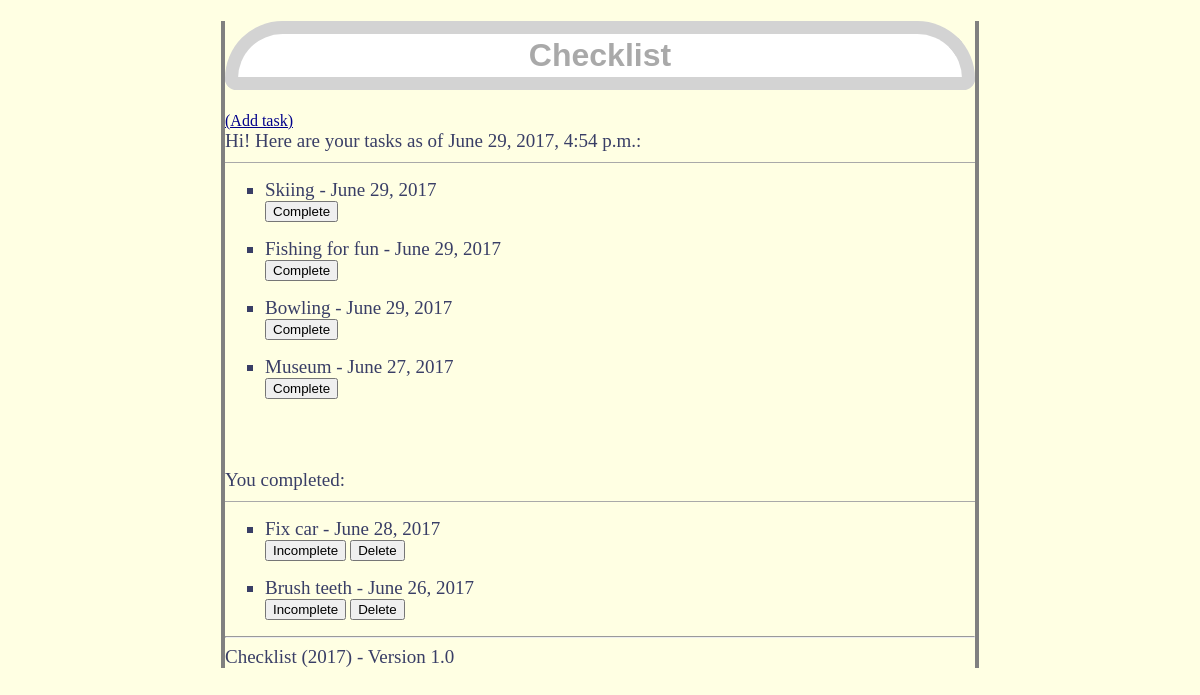
The page / on the database its author committed.
### tasks/models.py (models this page shows, shortened)
class Task(models.Model):
    description = models.CharField(max_length=100)
    date_created = models.DateTimeField()
    is_done = models.BooleanField(default = False)

### checklist/views.py (the view)
# urls.py: url(r'^$', homepage),
def homepage(request):
    now = datetime.datetime.now()
    tasks = sort_tasks_recent(Task.objects.all())
    for task in tasks:
        if ('task'+ str(task.id)) in request.GET:
            q = request.GET['task'+ str(task.id)]
            if (q == 'Complete'):
                task.is_done = True
                task.save()
                return redirect('/', {'current_date': now, 'tasks': tasks})
            elif (q == 'Incomplete'):
                task.is_done = False
                task.save()
                return redirect('/', {'current_date': now, 'tasks': tasks})
            elif (q == 'Delete'):
                task.delete()
                return redirect('/', {'current_date': now, 'tasks': tasks})
    return render(request, 'homepage.html', {'current_date': now, 'tasks': tasks})

### checklist/views.py (called while the page is built)
def sort_tasks_recent(tasks_data):
    task_tuples = [(single_task.date_created, single_task) for single_task in tasks_data]
    sorted_tasks = [item[1] for item in sorted(task_tuples, key=lambda tup: tup[0], reverse=True)]
    return sorted_tasks

### Templates/homepage.html (shortened to what this page needs)
{% extends "base.html" %}
{% block content %}
<a href='/addtask/' style="color: darkblue; font-size: 16px;">(Add task)</a>
<h2>Hi! Here are your tasks as of {{ current_date }}:</h2>
{% for task in tasks %}
{% if not task.is_done %}
<ul>
  <li>{{ task.description | capfirst }} - {{task.date_created.date }}</li>
    <form action="/" method="get">
    <input type="submit" name="task{{ task.id }}" value="Complete"/></form>
</ul>
{% endif %}
{% endfor %}
<h2>You completed:</h2>
{% for task in tasks %}
{% if task.is_done %}
<ul>
  <li>{{ task.description | capfirst }} - {{task.date_created.date }}</li>
  <form action="/" method="get" style="display: inline-block;">
    <input type="submit" name="task{{ task.id }}" value="Incomplete"/></form>
  <form action="/" method="get" style="display: inline-block;">
    <input type="submit" name="task{{ task.id }}" value="Delete"/></form>
</ul>
{% endif %}
{% endfor %}
{% endblock %}

### Templates/base.html (shortened to what this page needs)
	<!DOCTYPE HTML PUBLIC "-//W3C//DTD HTML 4.01//EN">
	<html lang = 'en'>
	<head>
	  {% load static %}
	  <link rel="stylesheet" href="{% static 'css/style.css' %}">
	</head>
	<body>
	<div id="wrapper">
	    <h1>Checklist</h1>
	    {% block content %}{% endblock %}
	<hr>
	    {% block footer %}<p>Checklist (2017) - Version 1.0</p>{% endblock %}
	</div>
	</body>
	</html>

### Static/css/style.css (style rules this page uses)
body { background-color: #FFFFE3; }
p, li { margin:0; font-size: 19px; color:#393e66; padding:0; }
#wrapper { margin: 0 auto; width: 750px; border-left:4px solid grey; border-right:4px solid grey; }
a:visited, a:link { color:#a43b55; text-decoration:underline; background:none; }
h1 { color: darkgrey; font-family: arial; font-size: 200%; text-align: center; border: 13px solid lightgrey; background-color: white; border-radius: 12px; border-top-right-radius: 60px; border-top-left-radius: 60px; padding: 3px; }
h2 { color: #393e66; margin:0 0 10px; padding-bottom:10px; font:normal 19px Georgia, serif; border-bottom:1px solid darkgrey; }
ul { padding:10; margin:0 0 1 17px; list-style:square url('http://img525.imageshack.us/img525/1890/bulletr.gif'); }
form { "display: inline-block; }

### rows shown on the page
Task: description "Skiing", date_created "June 29, 2017"
Task: description "Fishing for fun", date_created "June 29, 2017"
Task: description "Bowling", date_created "June 29, 2017"
Task: description "Museum", date_created "June 27, 2017"
Task: description "Fix car", date_created "June 28, 2017"
Task: description "Brush teeth", date_created "June 26, 2017"

### other values the page prints
{{ current_date }} "June 29, 2017, 4:54 p.m."
